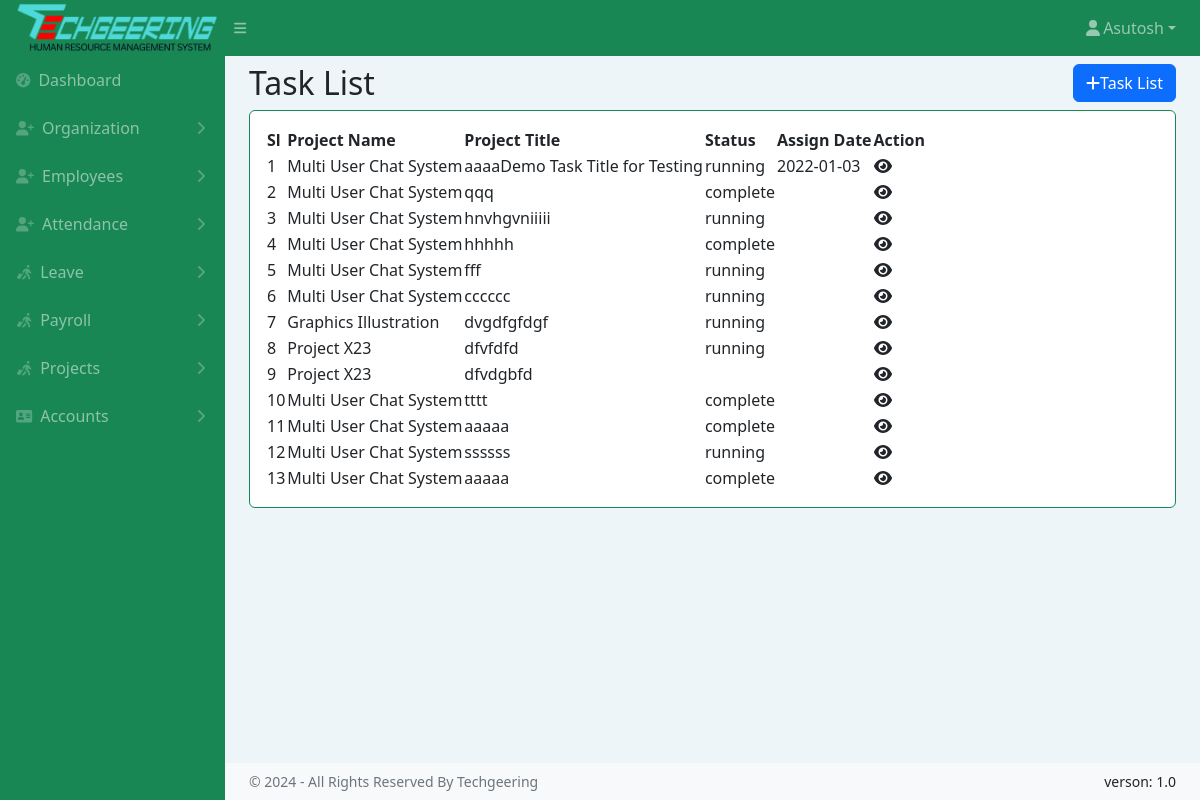
Page /tasklist.php on the earlier database version.
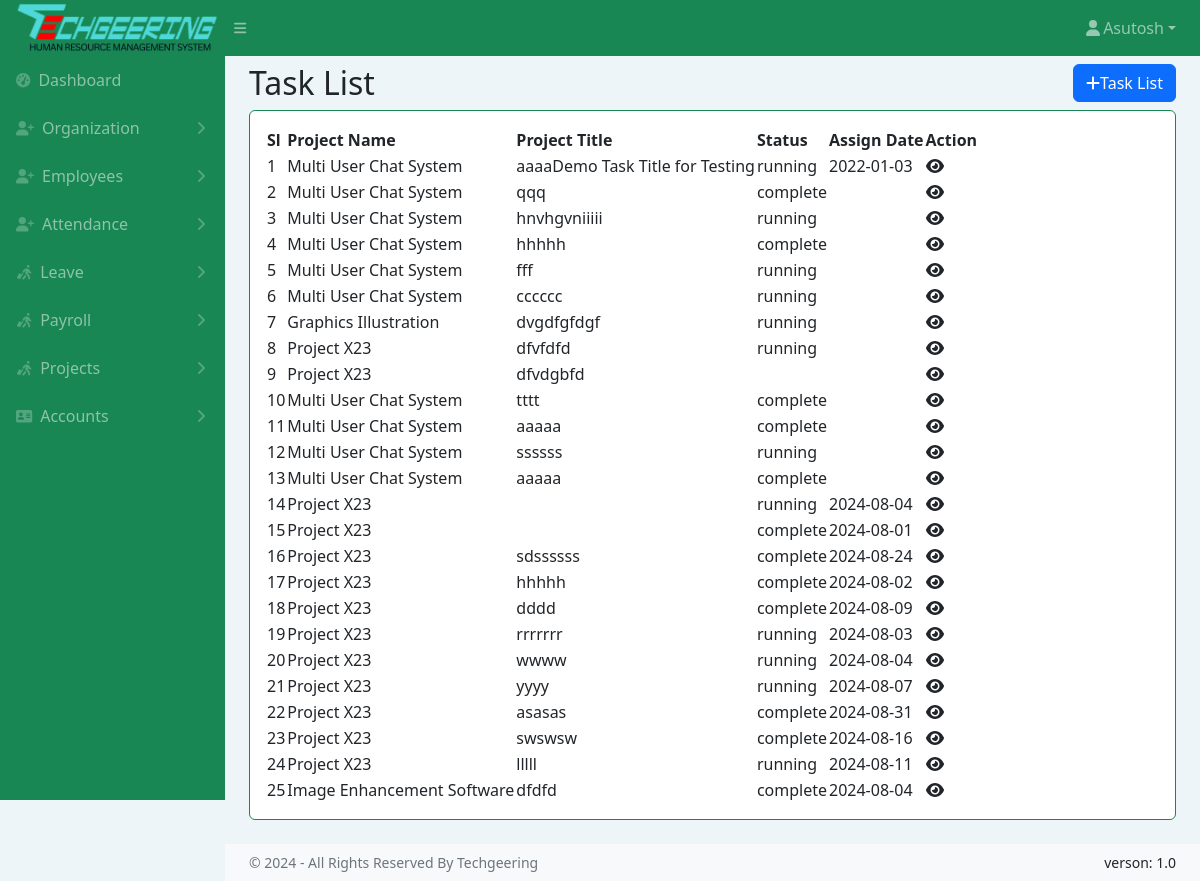
Same page on the later database version.
### tables this page shows
CREATE TABLE `pro_task` (
  `id` int(14) NOT NULL,
  `pro_id` int(14) NOT NULL,
  `task_title` varchar(256) DEFAULT NULL,
  `start_date` varchar(128) DEFAULT NULL,
  `end_date` varchar(128) DEFAULT NULL,
  `image` varchar(128) DEFAULT NULL,
  `description` varchar(2048) DEFAULT NULL,
  `task_type` enum('Office','Field') NOT NULL DEFAULT 'Office',
  `status` enum('running','complete','cancel') DEFAULT 'running',
  `location` varchar(512) DEFAULT NULL,
  `return_date` varchar(128) DEFAULT NULL,
  `total_days` varchar(128) DEFAULT NULL,
  `create_date` varchar(128) DEFAULT NULL,
  `approve_status` enum('Approved','Not Approve','Rejected') NOT NULL DEFAULT 'Not Approve'
);

CREATE TABLE `project` (
  `id` int(14) NOT NULL,
  `pro_name` varchar(128) DEFAULT NULL,
  `pro_start_date` varchar(128) DEFAULT NULL,
  `pro_end_date` varchar(128) DEFAULT NULL,
  `pro_description` varchar(1024) DEFAULT NULL,
  `pro_summary` varchar(512) DEFAULT NULL,
  `pro_status` enum('upcoming','complete','running') NOT NULL DEFAULT 'running',
  `progress` varchar(128) DEFAULT NULL
);

### tasklist.php (the view, shortened to what this page needs)
<!DOCTYPE html>
<html lang="en">
<head>
    <link href="https://cdn.jsdelivr.net/npm/simple-datatables@7.1.2/dist/style.min.css" rel="stylesheet" />
    <link href="assets/css/styles.css" rel="stylesheet" />
</head>
<body class="sb-nav-fixed">
    <?php include 'common/topnav.php' ?>
    <div id="layoutSidenav">
        <?php include 'common/sidenav.php' ?>
        <div id="layoutSidenav_content">
            <main>
                <div class="container-fluid px-4">
                    <div class="d-flex justify-content-between align-items-center">
                        <h2 class="my-2">Task List</h2>
                        <button type="button" class="btn btn-primary" data-bs-toggle="modal"
                            data-bs-target="#addtasklist">
                            <i class="fa-solid fa-plus"></i>Task List
                        </button>
                    </div>
                    <div class="card mb-4">
                        <div class="card-body">
                            <table id="datatablesSimple">
                                <thead>
                                    <tr>
                                        <th>Sl</th>
                                        <th>Project Name</th>
                                        <th>Project Title</th>
                                        <th>Status</th>
                                        <th>Assign Date</th>
                                        <th>Action</th>
                                    </tr>
                                </thead>
                                <tbody>
                                    <?php
                                    include "common/conn.php";
                                    $sql = "SELECT * FROM pro_task";
                                    $result = $conn->query($sql);
                                    $slno = 1;
                                    while ($row = $result->fetch_assoc()) {
                                        $id = $row['id'];
                                        ?>
                                        <tr>
                                            <td><?php echo $slno; ?></td>
                                            <?php
                                            $pro_id = $row["pro_id"];
                                            $sql1 = "SELECT * FROM project WHERE id = $pro_id";
                                            $result1 = $conn->query($sql1);
                                            $row1 = $result1->fetch_assoc();
                                            ?>
                                            <td><?php echo $row1["pro_name"]; ?></td>
                                            <td><?php echo $row["task_title"]; ?></td>
                                            <td><?php echo $row["status"]; ?></td>
                                            <td><?php echo $row["create_date"]; ?></td>
                                            <td>
                                                <a data-bs-toggle="modal"
                                                    data-bs-target="#paragraphmodal_<?php echo $id; ?>">
                                                    <i class="fas fa-eye"></i>
                                                </a>
                                            </td>
                                        </tr>
                                        <?php
                                        $slno++;
                                    }
                                    ?>
                                </tbody>
                            </table>
                        </div>
                    </div>
                </div>
            </main>
            <?php include 'common/copyrightfooter.php' ?>
        </div>
    </div>
</body>
</html>

### common/topnav.php (shortened to what this page needs)
<nav class="sb-topnav navbar navbar-expand navbar-dark bg-success">
    <a class="navbar-brand ps-3 text-center" href="index.php">
        <img src="assets/img/logo.png" class="img-fluid">
    </a>
    <button class="btn btn-link btn-sm order-1 order-lg-0 me-4 me-lg-0" id="sidebarToggle" href="#!"><i
            class="fas fa-bars"></i></button>
    <ul class="navbar-nav ms-auto me-0 me-md-3 my-2 my-md-0">
        <li class="nav-item dropdown">
            <a class="nav-link dropdown-toggle" id="navbarDropdown" href="#" role="button" data-bs-toggle="dropdown"
                aria-expanded="false"><i class="fas fa-user fa-fw"></i>Asutosh</a>
        </li>
    </ul>
</nav>

### common/sidenav.php (shortened to what this page needs)
<div id="layoutSidenav_nav">
    <nav class="sb-sidenav accordion bg-success sb-sidenav-dark" id="sidenavAccordion">
        <div class="sb-sidenav-menu">
            <div class="nav">
                <a class="nav-link" href="index.php">
                    <div class="sb-nav-link-icon"><i class="fas fa-tachometer-alt"></i></div>
                    Dashboard
                </a>
                <a class="nav-link collapsed" href="#" data-bs-toggle="collapse" data-bs-target="#Organization"
                    aria-expanded="false" aria-controls="collapseLayouts">
                    <div class="sb-nav-link-icon"><i class="fa-solid fa-user-plus"></i></div>
                    Organization
                    <div class="sb-sidenav-collapse-arrow"><i class="fas fa-angle-down"></i></div>
                </a>
                <a class="nav-link collapsed" href="#" data-bs-toggle="collapse" data-bs-target="#EmployeesLayouts"
                    aria-expanded="false" aria-controls="collapseLayouts">
                    <div class="sb-nav-link-icon"><i class="fa-solid fa-user-plus"></i></div>
                    Employees
                    <div class="sb-sidenav-collapse-arrow"><i class="fas fa-angle-down"></i></div>
                </a>
                <a class="nav-link collapsed" href="#" data-bs-toggle="collapse" data-bs-target="#Attendance"
                    aria-expanded="false" aria-controls="collapseLayouts">
                    <div class="sb-nav-link-icon"><i class="fa-solid fa-user-plus"></i></div>
                    Attendance
                    <div class="sb-sidenav-collapse-arrow"><i class="fas fa-angle-down"></i></div>
                </a>
                <a class="nav-link collapsed" href="#" data-bs-toggle="collapse" data-bs-target="#LeaveLayouts"
                    aria-expanded="false" aria-controls="collapseLayouts">
                    <div class="sb-nav-link-icon"><i class="fa-solid fa-person-walking-luggage"></i></div>
                    Leave
                    <div class="sb-sidenav-collapse-arrow"><i class="fas fa-angle-down"></i></div>
                </a>
                <a class="nav-link collapsed" href="#" data-bs-toggle="collapse" data-bs-target="#Payroll"
                    aria-expanded="false" aria-controls="collapseLayouts">
                    <div class="sb-nav-link-icon"><i class="fa-solid fa-person-walking-luggage"></i></div>
                    Payroll
                    <div class="sb-sidenav-collapse-arrow"><i class="fas fa-angle-down"></i></div>
                </a>
                <a class="nav-link collapsed" href="#" data-bs-toggle="collapse" data-bs-target="#ProjectLayouts"
                    aria-expanded="false" aria-controls="collapseLayouts">
                    <div class="sb-nav-link-icon"><i class="fa-solid fa-person-walking-luggage"></i></div>
                    Projects
                    <div class="sb-sidenav-collapse-arrow"><i class="fas fa-angle-down"></i></div>
                </a>
                <a class="nav-link collapsed" href="#" data-bs-toggle="collapse" data-bs-target="#account"
                    aria-expanded="false" aria-controls="collapseLayouts">
                    <div class="sb-nav-link-icon"><i class="fa-solid fa-address-card"></i></div>
                    Accounts
                    <div class="sb-sidenav-collapse-arrow"><i class="fas fa-angle-down"></i></div>
                </a>
            </div>
        </div>
    </nav>
</div>

### common/copyrightfooter.php
<footer class="py-2 bg-light mt-auto">
    <div class="container-fluid px-4">
        <div class="d-flex align-items-center justify-content-between small">
            <div class="text-muted">&copy; 2024 - All Rights Reserved By Techgeering</div>
            <div>
                verson: 1.0
            </div>
        </div>
    </div>
</footer>

Differences in the rows shown:
added pro_task: project.pro_name "Project X23", status "running", create_date "2024-08-04"
added pro_task: project.pro_name "Project X23", status "complete", create_date "2024-08-01"
added pro_task: project.pro_name "Project X23", task_title "sdssssss", status "complete", create_date "2024-08-24"
added pro_task: project.pro_name "Project X23", task_title "hhhhh", status "complete", create_date "2024-08-02"
added pro_task: project.pro_name "Project X23", task_title "dddd", status "complete", create_date "2024-08-09"
added pro_task: project.pro_name "Project X23", task_title "rrrrrrr", status "running", create_date "2024-08-03"
added pro_task: project.pro_name "Project X23", task_title "wwww", status "running", create_date "2024-08-04"
added pro_task: project.pro_name "Project X23", task_title "yyyy", status "running", create_date "2024-08-07"
added pro_task: project.pro_name "Project X23", task_title "asasas", status "complete", create_date "2024-08-31"
added pro_task: project.pro_name "Project X23", task_title "swswsw", status "complete", create_date "2024-08-16"
added pro_task: project.pro_name "Project X23", task_title "lllll", status "running", create_date "2024-08-11"
added pro_task: project.pro_name "Image Enhancement Software", task_title "dfdfd", status "complete", create_date "2024-08-04"
